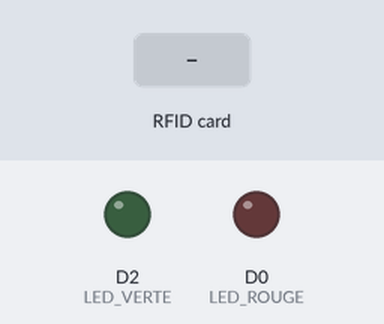
A sketch run on a simulated ESP8266 (NodeMCU). Shown: output pins drawn as LEDs (lit = HIGH). Dashed ring = blinking. Inputs (shaded band) come from the test bench. WiFi joins after 1.5 s; servers stay silent unless stated; uploads are accepted with an empty reply; what the sketch prints to the serial monitor is not drawn.

Above: at 2.7 s.
2.8 s: RFID card 5E 7A 19 C4 held to the reader
At 3.11 s:
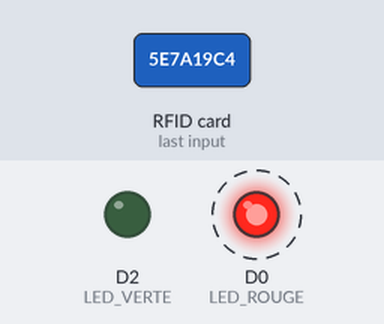
Timing chart, 0 to 5.8 s (numbered marks = the images above; inputs shaded):
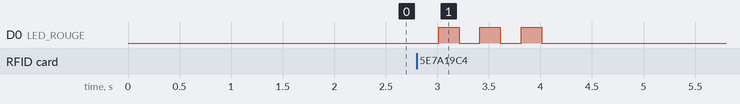

Measured:
- after the input at 2.8 s, D0 (LED_ROUGE): alternates HIGH for 0.20 s and LOW for 0.20 s, 6 changes in all, then stays LOW, starting after 0.21 s

The sketch:

BorneInteract.ino
```cpp
#include <SPI.h>
#include <MFRC522.h>
#include <ESP8266WiFi.h>
#include <ESP8266HTTPClient.h>
#include <WiFiClient.h>

// ======== CONFIGURATION ========
const char* ssid      = "labo_snir";
const char* password  = "snbaggio123";
// VERIFIE BIEN LE PORT 8081 ICI. Si c'est un serveur classique, retire ":8081"
const char* serverURL = "http://192.168.112.142/check.php";

// ======== BROCHAGES CORRIGÉS ========
#define SS_PIN    D1  // <-- CORRIGÉ : D4 pour libérer le SPI matériel
#define RST_PIN   D3
#define LED_ROUGE D0
#define LED_VERTE D2

MFRC522 mfrc522(SS_PIN, RST_PIN);

void setup() {
  Serial.begin(115200);

  pinMode(LED_ROUGE, OUTPUT);
  pinMode(LED_VERTE, OUTPUT);
  digitalWrite(LED_ROUGE, LOW);
  digitalWrite(LED_VERTE, LOW);

  SPI.begin();
  mfrc522.PCD_Init();

  // Connexion Wi-Fi
  WiFi.begin(ssid, password);
  Serial.print("Connexion Wi-Fi");
  while (WiFi.status() != WL_CONNECTED) {
    delay(500);
    Serial.print(".");
  }
  Serial.println("\n✅ Connecté ! IP ESP : " + WiFi.localIP().toString());
  Serial.println("Présentez une carte RFID...");
}

void clignoteRouge() {
  for (int i = 0; i < 3; i++) {
    digitalWrite(LED_ROUGE, HIGH);
    delay(200);
    digitalWrite(LED_ROUGE, LOW);
    delay(200);
  }
}

void loop() {
  // Attendre une carte
  if (!mfrc522.PICC_IsNewCardPresent() || !mfrc522.PICC_ReadCardSerial()) {
    delay(100);
    return;
  }

  // Lire l'UID
  String uid = "";
  for (byte i = 0; i < mfrc522.uid.size; i++) {
    if (mfrc522.uid.uidByte[i] < 0x10) uid += "0";
    uid += String(mfrc522.uid.uidByte[i], HEX);
  }
  uid.toUpperCase();
  Serial.println("\n💳 Carte détectée - UID : " + uid);

  // Vérifier le Wi-Fi
  if (WiFi.status() != WL_CONNECTED) {
    Serial.println("⚠️ Wi-Fi déconnecté, reconnexion...");
    WiFi.begin(ssid, password);
    int tentatives = 0;
    while (WiFi.status() != WL_CONNECTED && tentatives < 10) {
      delay(500);
      tentatives++;
    }
    if (WiFi.status() != WL_CONNECTED) {
      Serial.println("❌ Impossible de se reconnecter au Wi-Fi");
      clignoteRouge();
      return;
    }
  }

  // Envoi HTTP
  WiFiClient client;
  HTTPClient http;
  String url = String(serverURL) + "?uid=" + uid;

  Serial.print("Envoi de la requête à : ");
  Serial.println(url);

  if (http.begin(client, url)) {
    int httpCode = http.GET();

    if (httpCode > 0) { // Si le code est positif, le serveur a répondu
      if (httpCode == HTTP_CODE_OK) {
        String reponse = http.getString();
        reponse.trim();
        Serial.println("Réponse serveur : " + reponse);

        if (reponse == "AUTORISE") {
          Serial.println("🔓 Accès autorisé !");
          digitalWrite(LED_VERTE, HIGH);
          delay(3000);
          digitalWrite(LED_VERTE, LOW);
        } else {
          Serial.println("🔒 Accès refusé !");
          clignoteRouge();
        }
      } else {
        // Erreur type 404 (Page non trouvée) ou 500 (Erreur PHP)
        Serial.printf("⚠️ Erreur HTTP du serveur : %d (%s)\n", httpCode, http.errorToString(httpCode).c_str());
        clignoteRouge();
      }
    } else {
      // Erreur négative : impossible d'atteindre le serveur (mauvaise IP, serveur éteint...)
      Serial.printf("❌ Échec de connexion au serveur : %s\n", http.errorToString(httpCode).c_str());
      clignoteRouge();
    }
    http.end();
  } else {
    Serial.println("❌ Impossible de formater la connexion HTTP");
  }

  mfrc522.PICC_HaltA();
  mfrc522.PCD_StopCrypto1();
  delay(1500);
}
```
